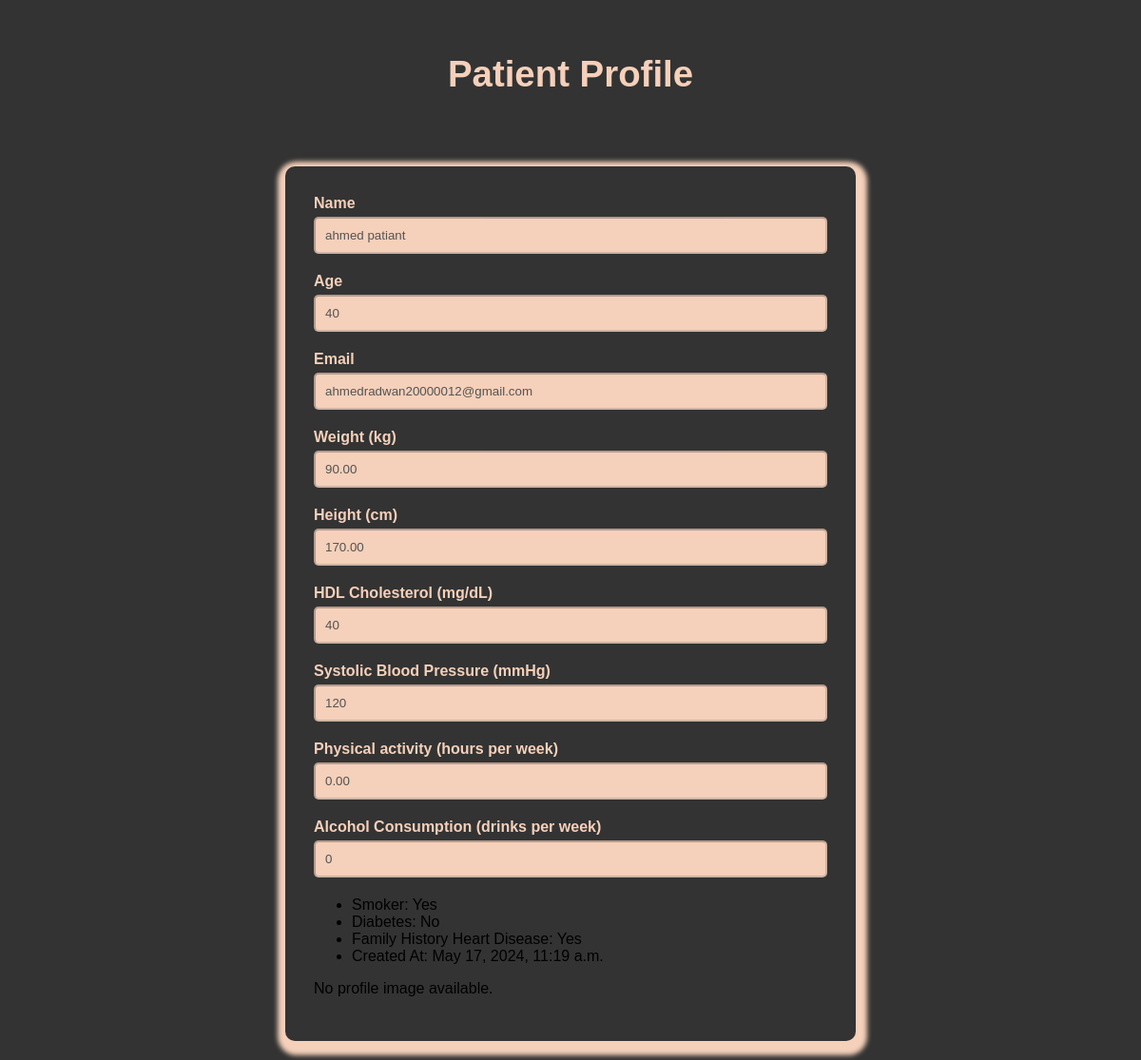
Page /profile/19/ (signed in) on the committed database.
### covid_19/models.py (models this page shows, shortened)
class Profile(models.Model):
    user = models.OneToOneField(User, on_delete=models.CASCADE)
    auth_token = models.CharField(max_length=100 )
    is_verified = models.BooleanField(default=False)
    created_at = models.DateTimeField(auto_now_add=True)
    risk_calculator_data = models.ForeignKey(RiskCalculatorData, on_delete=models.SET_NULL, null=True, blank=True)
    is_doctor = models.BooleanField(default=False)
    profile_image = models.OneToOneField(Images, on_delete=models.SET_NULL, null=True, blank=True)
    doctor_report = models.TextField(blank=True)  # Doctor's report
    patient_report = models.TextField(blank=True)

class RiskCalculatorData(models.Model):
    user = models.ForeignKey(User, on_delete=models.CASCADE, null=True, blank=True)
    age = models.IntegerField()
    cholesterol = models.IntegerField()
    blood_pressure = models.IntegerField()
    hdl_cholesterol = models.IntegerField()
    physical_activity_hours = models.DecimalField(max_digits=5, decimal_places=2)
    alcohol_consumption_per_week = models.IntegerField()
    weight = models.DecimalField(max_digits=5, decimal_places=2)
    height = models.DecimalField(max_digits=5, decimal_places=2)
    smoker = models.BooleanField(default=False)
    diabetes = models.BooleanField(default=False)
    family_history_heart_disease = models.BooleanField(default=False)
    created_at = models.DateTimeField(default=timezone.now)

### covid_19/views.py (the view, shortened to what this page needs)
# urls.py: path('profile/<int:user_id>/', views.profile, name='profile'),
@login_required
def profile(request, user_id):
    user = get_object_or_404(User, pk=user_id)
    user_profile = get_object_or_404(Profile, user=user)
    image_url = user_profile.profile_image
    risk_data = user_profile.risk_calculator_data
    feedback_form = DoctorFeedbackForm()
    feedbacks = DoctorFeedback.objects.filter(patient=user)
    context = {
        'user_profile': user_profile,
        'image_url': image_url,
        'risk_data': risk_data,
        'user_id': user_id,
        'feedback_form': feedback_form,
        'feedbacks': feedbacks,
    }
    return render(request, 'patientprofile.html', context)

### covid_19/forms.py
class DoctorFeedbackForm(forms.ModelForm):
    class Meta:
        model = DoctorFeedback
        fields = ['feedback']

### covid_19/templates/patientprofile.html (shortened to what this page needs)
<!DOCTYPE html>
<html lang="en">
<head>
    {% load static %}
    <link rel="stylesheet" href="{% static 'css/patientprofile.css' %}" />
</head>
<body>
    <header class="header">
        <h1>Patient Profile</h1>
    </header>
    <section class="profile-form">
        <form>
            <div class="input-group">
                <label for="name">Name</label>
                <input type="text" id="name" name="name" value="{{ user_profile.user.username }}" disabled>
            </div>
            <div class="input-group">
                <label for="age">Age</label>
                <input type="text" id="age" name="age" value="{{ risk_data.age }}" disabled>
            </div>
            <div class="input-group">
                <label for="email">Email</label>
                <input type="email" id="email" name="email" value="{{ user_profile.user.email }}" disabled>
            </div>
            {% if risk_data %}
            <div class="input-group">
                <label for="weight">Weight (kg)</label>
                <input type="number" id="weight" name="weight" value="{{ risk_data.weight }}" disabled>
            </div>
            <div class="input-group">
                <label for="height">Height (cm)</label>
                <input type="number" id="height" name="height" value="{{ risk_data.height }}" disabled>
            </div>
            <div class="input-group">
                <label for="hdl_cholesterol">HDL Cholesterol (mg/dL)</label>
                <input type="number" id="hdl_cholesterol" name="hdl_cholesterol" value="{{ risk_data.hdl_cholesterol }}" disabled>
            </div>
            <div class="input-group">
                <label for="blood_pressure">Systolic Blood Pressure (mmHg)</label>
                <input type="number" id="blood_pressure" name="blood_pressure" value="{{ risk_data.blood_pressure }}" disabled>
            </div>
            <div class="input-group">
                <label for="activity">Physical activity (hours per week)</label>
                <input type="number" id="activity" name="activity" value="{{ risk_data.physical_activity_hours }}" disabled>
            </div>
            <div class="input-group">
                <label for="alcohol">Alcohol Consumption (drinks per week)</label>
                <input type="number" id="alcohol" name="alcohol" value="{{ risk_data.alcohol_consumption_per_week }}" disabled>
            </div>
            <ul>
                <li>Smoker: {% if risk_data.smoker %}Yes{% else %}No{% endif %}</li>
                <li>Diabetes: {% if risk_data.diabetes %}Yes{% else %}No{% endif %}</li>
                <li>Family History Heart Disease: {% if risk_data.family_history_heart_disease %}Yes{% else %}No{% endif %}</li>
                <li>Created At: {{ risk_data.created_at }}</li>
            </ul>
            {% else %}
            <p>No risk calculator data available.</p>
            {% endif %}
            {% if image_url %}
            <img src="{{ image_url.image.url }}" alt="Profile Image">
            {% else %}
            <p>No profile image available.</p>
            {% endif %}
        </form>
    </section>
</body>
</html>

### covid_19/static/css/patientprofile.css (style rules this page uses)
* { box-sizing: border-box; }
body { margin: 0; padding: 0; font-family: Arial, sans-serif; background-color: #333; }
.header { padding: 30px; display: flex; justify-content: center; align-items: center; font-size: larger; }
h1, label { color: #f5d0ba; }
button, input, select, select option { background-color: #f5d0ba; }
.profile-form { max-width: 600px; margin: 20px auto; padding: 30px; background-color: #333; border-radius: 10px; box-shadow: 2px 5px 5px 10px #f5d0ba; }
.input-group { margin-bottom: 20px; }
label { display: block; font-weight: bold; margin-bottom: 5px; }
input, select { width: 100%; padding: 10px; border-radius: 5px; }

### rows in the picture
Profile: name "ahmed patiant", email "ahmedradwan20000012@gmail.com"
RiskCalculatorData: age "40", weight "90.00", height "170.00", hdl_cholesterol "40", blood_pressure "120", activity "0.00", alcohol "0", created_at "May 17, 2024, 11:19 a.m."
